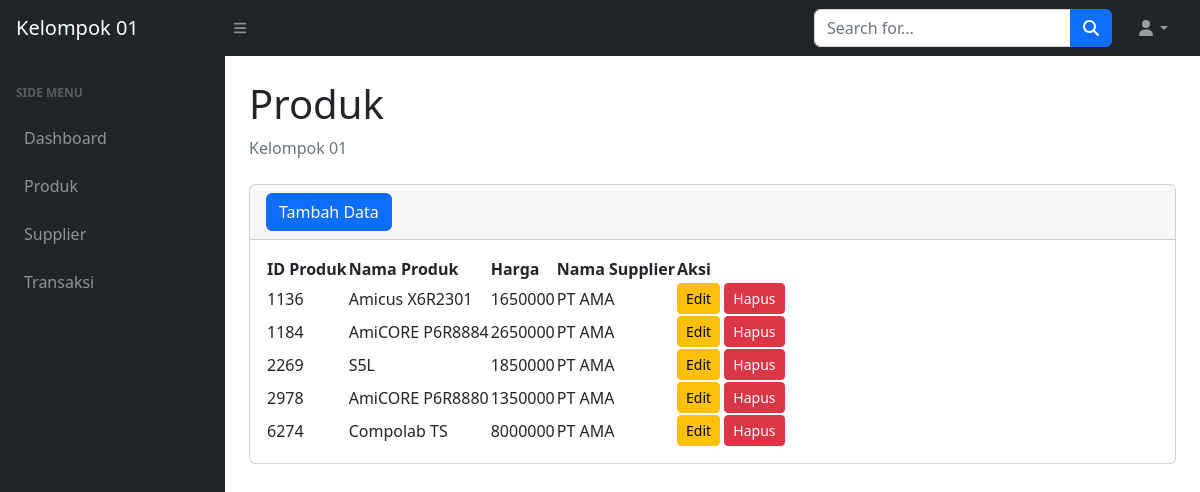
/produk.php (signed in), run on the app's committed database.
### tables this page shows
CREATE TABLE `produk` (
  `idproduk` varchar(6) NOT NULL,
  `namaproduk` varchar(20) NOT NULL,
  `hargasatuan` int(30) NOT NULL,
  `idsupplier` varchar(6) NOT NULL
);

CREATE TABLE `supplier` (
  `idsupplier` varchar(6) NOT NULL,
  `namasupplier` varchar(30) NOT NULL,
  `alamat` varchar(50) NOT NULL
);

### produk.php (the view, shortened to what this page needs)
<?php
require 'function.php';
?>
<!DOCTYPE html>
<html lang="en">
    <head>
        <link href="https://cdn.jsdelivr.net/npm/simple-datatables@7.1.2/dist/style.min.css" rel="stylesheet" />
        <link href="css/styles.css" rel="stylesheet" />
    </head>
    <body class="sb-nav-fixed">
        <nav class="sb-topnav navbar navbar-expand navbar-dark bg-dark">
            <a class="navbar-brand ps-3" href="index.php">Kelompok 01</a>
            <button class="btn btn-link btn-sm order-1 order-lg-0 me-4 me-lg-0" id="sidebarToggle" href="#!"><i class="fas fa-bars"></i></button>
            <form class="d-none d-md-inline-block form-inline ms-auto me-0 me-md-3 my-2 my-md-0">
                <div class="input-group">
                    <input class="form-control" type="text" placeholder="Search for..." aria-label="Search for..." aria-describedby="btnNavbarSearch" />
                    <button class="btn btn-primary" id="btnNavbarSearch" type="button"><i class="fas fa-search"></i></button>
                </div>
            </form>
            <ul class="navbar-nav ms-auto ms-md-0 me-3 me-lg-4">
                <li class="nav-item dropdown">
                    <a class="nav-link dropdown-toggle" id="navbarDropdown" href="#" role="button" data-bs-toggle="dropdown" aria-expanded="false"><i class="fas fa-user fa-fw"></i></a>
                </li>
            </ul>
        </nav>
        <div id="layoutSidenav">
            <div id="layoutSidenav_nav">
                <nav class="sb-sidenav accordion sb-sidenav-dark" id="sidenavAccordion">
                    <div class="sb-sidenav-menu">
                        <div class="nav">
                            <div class="sb-sidenav-menu-heading">Side Menu</div>
                            <a class="nav-link" href="index.php">
                                Dashboard
                            </a>
                            <a class="nav-link" href="produk.php">
                                Produk
                            </a>
                            <a class="nav-link" href="supplier.php">
                                Supplier
                            </a>
                            <a class="nav-link" href="transaksi.php">
                                Transaksi
                            </a>
                        </div>
                    </div>
                </nav>
            </div>
            <div id="layoutSidenav_content">
                <main>
                    <div class="container-fluid px-4">
                        <h1 class="mt-4">Produk</h1>
                        <ol class="breadcrumb mb-4">
                            <li class="breadcrumb-item active">Kelompok 01</li>
                        </ol>
                        <div class="card mb-4">
                            <div class="card-header">
                                <button type="button" class="btn btn-primary" data-bs-toggle="modal" data-bs-target="#myModal">
                                Tambah Data
                                </button>
                            </div>
                            <div class="card-body">
                                <table id="datatablesSimple">
                                    <thead>
                                        <tr>
                                            <th>ID Produk</th>
                                            <th>Nama Produk</th>
                                            <th>Harga</th>
                                            <th>Nama Supplier</th>
                                            <th>Aksi</th>
                                        </tr>
                                    </thead>
                                    <tbody>
                                        <?php
                                            $ambilsemuadataproduk = mysqli_query($conn,"
                                            SELECT p.idproduk, p.namaproduk, p.hargasatuan, s.namasupplier
                                            FROM produk p
                                            JOIN supplier s ON p.idsupplier = s.idsupplier");
                                            while($data=mysqli_fetch_array($ambilsemuadataproduk)){
                                                $idproduk = $data['idproduk'];
                                                $namaproduk = $data['namaproduk'];
                                                $hargasatuan = $data['hargasatuan'];
                                                $namasupplier = $data['namasupplier']
                                            ?>
                                            <tr>
                                                <td><?=$idproduk;?></td>
                                                <td><?=$namaproduk;?></td>
                                                <td><?=$hargasatuan;?></td>
                                                <td><?=$namasupplier;?></td>
                                                <td>
                                                    <button type="button" class="btn btn-warning btn-sm" data-bs-toggle="modal" data-bs-target="#editModal<?= $idproduk; ?>">Edit</button>
                                                    <button type="button" class="btn btn-danger btn-sm" data-bs-toggle="modal" data-bs-target="#deleteModal<?= $idproduk; ?>">Hapus</button>
                                                </td>
                                            </tr>
                                            <?php
                                            };
                                            ?>
                                    </tbody>
                                </table>
                            </div>
                        </div>
                    </div>
                </main>
            </div>
        </div>
    </body>
</html>

### data on the page
produk: idproduk "1136", namaproduk "Amicus X6R2301", hargasatuan "1650000", idsupplier.namasupplier "PT AMA"
produk: idproduk "1184", namaproduk "AmiCORE P6R8884", hargasatuan "2650000", idsupplier.namasupplier "PT AMA"
produk: idproduk "2269", namaproduk "S5L", hargasatuan "1850000", idsupplier.namasupplier "PT AMA"
produk: idproduk "2978", namaproduk "AmiCORE P6R8880", hargasatuan "1350000", idsupplier.namasupplier "PT AMA"
produk: idproduk "6274", namaproduk "Compolab TS", hargasatuan "8000000", idsupplier.namasupplier "PT AMA"
